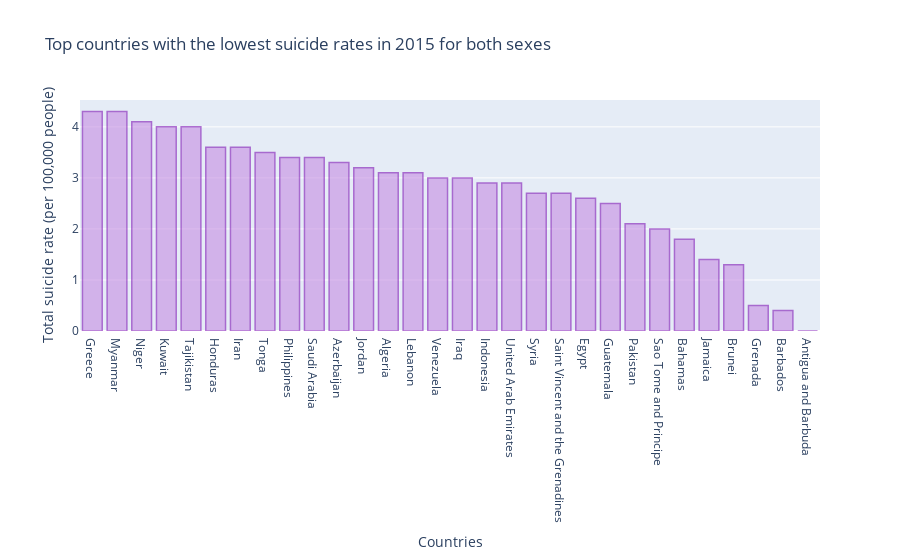

The notebook cell this image was saved under:
### Code cell
data = [go.Bar(
    x = total2015['Country'].tail(30),
    y = total2015['Total suicide rate'].tail(30),
    marker=dict(color='rgb(198, 141, 227)', line=dict(color='rgb(127, 20, 181)', width=1.5)),opacity=0.6 
)]

layout = go.Layout(
    title='Top countries with the lowest suicide rates in 2015 for both sexes',
    xaxis={'title':'Countries'},
    yaxis={'title':'Total suicide rate (per 100,000 people)'}
)

fig = go.Figure(data=data, layout=layout)
py.iplot(fig, filename='basic-bar')

### Figure 1 — Plotly figure (JSON) as saved in the notebook; plotly's stock layout.template omitted (floating-point values rounded to 4 significant figures)
{"data": [{"marker": {"color": "rgb(198, 141, 227)", "line": {"color": "rgb(127, 20, 181)", "width": 1.5}}, "opacity": 0.6, "type": "bar", "x": ["Greece", "Myanmar", "Niger", "Kuwait", "Tajikistan", "Honduras", "Iran", "Tonga", "Philippines", "Saudi Arabia", "Azerbaijan", "Jordan", "Algeria", "Lebanon", "Venezuela", "Iraq", "Indonesia", "United Arab Emirates", "Syria", "Saint Vincent and the Grenadines", "Egypt", "Guatemala", "Pakistan", "Sao Tome and Principe", "Bahamas", "Jamaica", "Brunei", "Grenada", "Barbados", "Antigua and Barbuda"], "y": [4.3, 4.3, 4.1, 4, 4, 3.6, 3.6, 3.5, 3.4, 3.4, 3.3, 3.2, 3.1, 3.1, 3, 3, 2.9, 2.9, 2.7, 2.7, 2.6, 2.5, 2.1, 2, 1.8, 1.4, 1.3, 0.5, 0.4, 0]}], "layout": {"title": {"text": "Top countries with the lowest suicide rates in 2015 for both sexes"}, "xaxis": {"title": {"text": "Countries"}}, "yaxis": {"title": {"text": "Total suicide rate (per 100,000 people)"}}}}
